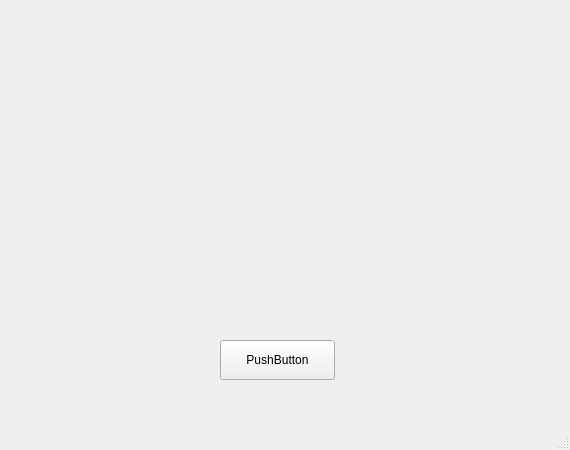
<?xml version="1.0" encoding="UTF-8"?>
<ui version="4.0">
 <class>MainWindow</class>
 <widget class="QMainWindow" name="MainWindow">
  <property name="geometry">
   <rect>
    <x>0</x>
    <y>0</y>
    <width>570</width>
    <height>450</height>
   </rect>
  </property>
  <property name="windowTitle">
   <string>MainWindow</string>
  </property>
  <widget class="QWidget" name="centralwidget">
   <widget class="QPushButton" name="pushButton">
    <property name="geometry">
     <rect>
      <x>220</x>
      <y>340</y>
      <width>115</width>
      <height>40</height>
     </rect>
    </property>
    <property name="text">
     <string>PushButton</string>
    </property>
   </widget>
  </widget>
  <widget class="QStatusBar" name="statusbar"/>
 </widget>
 <resources/>
 <connections/>
</ui>
